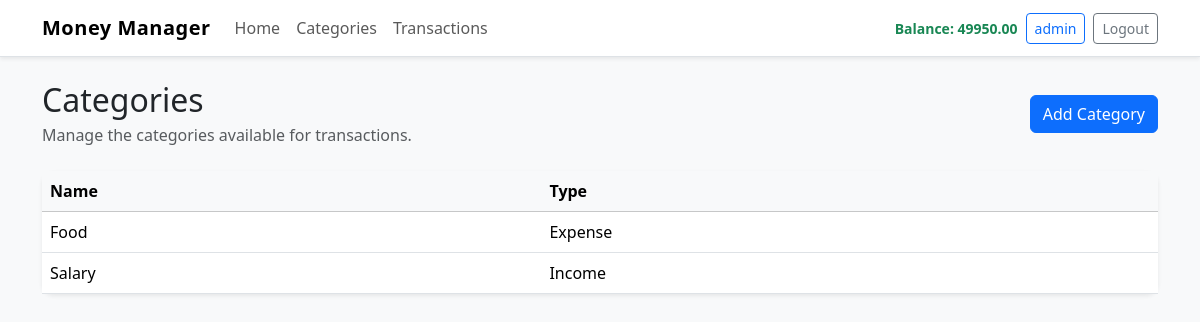
Page /categories/ (signed in) on the earlier database version.
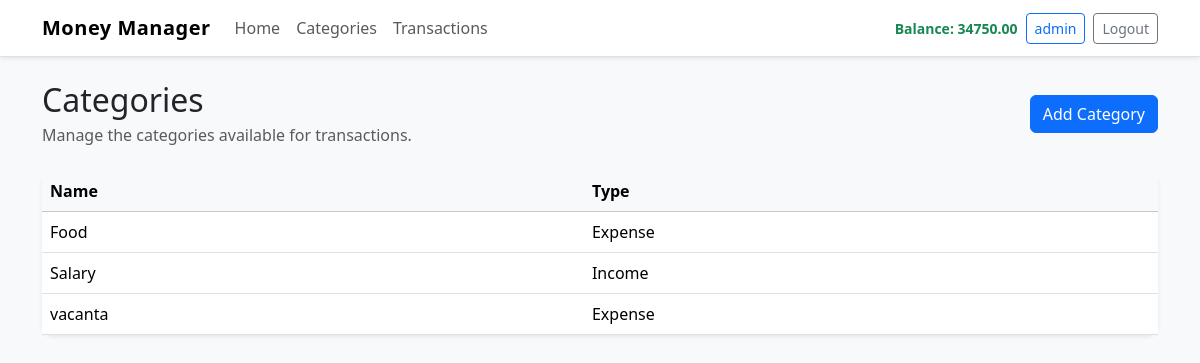
Same page on the later database version.
### core/models.py (models this page shows, shortened)
class Category(models.Model):
	name = models.CharField(max_length=100)
	is_income = models.BooleanField(default=False)
	created_at = models.DateTimeField(auto_now_add=True)
	updated_at = models.DateTimeField(auto_now=True)

### core/views.py (the view)
# urls.py: path('categories/', views.CategoryListView.as_view(), name='category-list'),
class CategoryListView(LoginRequiredMixin, ListView):
	model = Category
	template_name = 'core/category_list.html'
	context_object_name = 'categories'
	def get_queryset(self):
		return Category.objects.all().order_by('name')

### core/context_processors.py (called while the page is built)
def get_financial_summary(user):
	if not user.is_authenticated:
		return {
			'income_total': 0,
			'expense_total': 0,
			'current_balance': 0,
		}
	transactions = Transaction.objects.filter(user=user)
	income_total = transactions.filter(category__is_income=True).aggregate(total=Sum('amount'))['total'] or 0
	expense_total = transactions.filter(category__is_income=False).aggregate(total=Sum('amount'))['total'] or 0
	return {
		'income_total': income_total,
		'expense_total': expense_total,
		'current_balance': income_total - expense_total,
	}

def financial_summary(request):
	return get_financial_summary(request.user)

### core/templates/core/category_list.html (shortened to what this page needs)
{% extends 'core/base.html' %}
{% block content %}
<div class="d-flex justify-content-between align-items-center mb-4">
    <div>
        <h2 class="mb-1">Categories</h2>
        <p class="text-muted mb-0">Manage the categories available for transactions.</p>
    </div>
    <a class="btn btn-primary" href="{% url 'category-add' %}">Add Category</a>
</div>
<div class="card shadow-sm border-0">
    <div class="card-body p-0">
        <div class="table-responsive">
            <table class="table table-hover mb-0">
                <thead class="table-light">
                    <tr>
                        <th>Name</th>
                        <th>Type</th>
                    </tr>
                </thead>
                <tbody>
                    {% for category in categories %}
                    <tr>
                        <td>{{ category.name }}</td>
                        <td>{% if category.is_income %}Income{% else %}Expense{% endif %}</td>
                    </tr>
                    {% empty %}
                    <tr>
                        <td colspan="2" class="text-center py-4">No categories available yet.</td>
                    </tr>
                    {% endfor %}
                </tbody>
            </table>
        </div>
    </div>
</div>
{% endblock %}

### core/templates/core/base.html (shortened to what this page needs)
{% load static %}
<!DOCTYPE html>
<html lang="en">
<head>
    <link href="https://cdn.jsdelivr.net/npm/bootstrap@5.3.8/dist/css/bootstrap.min.css" rel="stylesheet">
    <link rel="stylesheet" href="{% static 'css/style.css' %}">
</head>
<body class="bg-light">
    <nav class="navbar navbar-expand-lg bg-white border-bottom shadow-sm">
        <div class="container">
            <a class="navbar-brand fw-bold" href="{% url 'home' %}">Money Manager</a>
            <div class="collapse navbar-collapse" id="navbarContent">
                <ul class="navbar-nav me-auto mb-2 mb-lg-0">
                    <li class="nav-item">
                        <a class="nav-link" href="{% url 'home' %}">Home</a>
                    </li>
                    <li class="nav-item">
                        <a class="nav-link" href="{% url 'category-list' %}">Categories</a>
                    </li>
                    <li class="nav-item">
                        <a class="nav-link" href="{% url 'transaction-list' %}">Transactions</a>
                    </li>
                </ul>
                <div class="d-flex gap-2 align-items-center flex-wrap">
                    {% if user.is_authenticated %}
                    <span class="navbar-text fw-semibold text-success small">Balance: {{ current_balance|floatformat:2 }}</span>
                    <a class="btn btn-outline-primary btn-sm" href="{% url 'profile' %}">{{ user.username }}</a>
                    <form method="post" action="{% url 'logout' %}" class="m-0">
                        <button type="submit" class="btn btn-outline-secondary btn-sm">Logout</button>
                    </form>
                    {% else %}
                    <a class="btn btn-primary btn-sm" href="{% url 'login' %}">Login</a>
                    {% endif %}
                </div>
            </div>
        </div>
    </nav>
    <main class="container py-4">
        {% block content %}{% endblock %}
    </main>
</body>
</html>

Differences in the rows shown:
added Category: name "vacanta", is_income "Expense"
Other differences:
{{ current_balance|floatformat:2 }}: "49950.00" → "34750.00"
